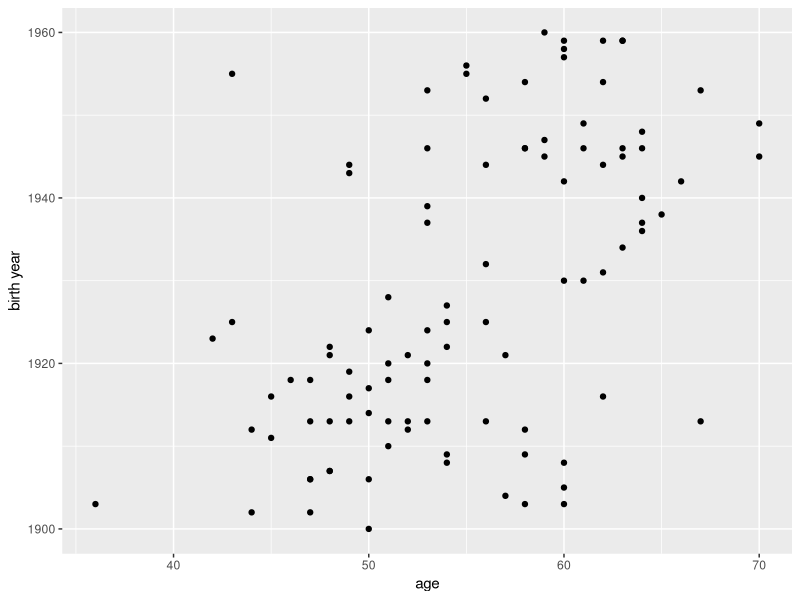
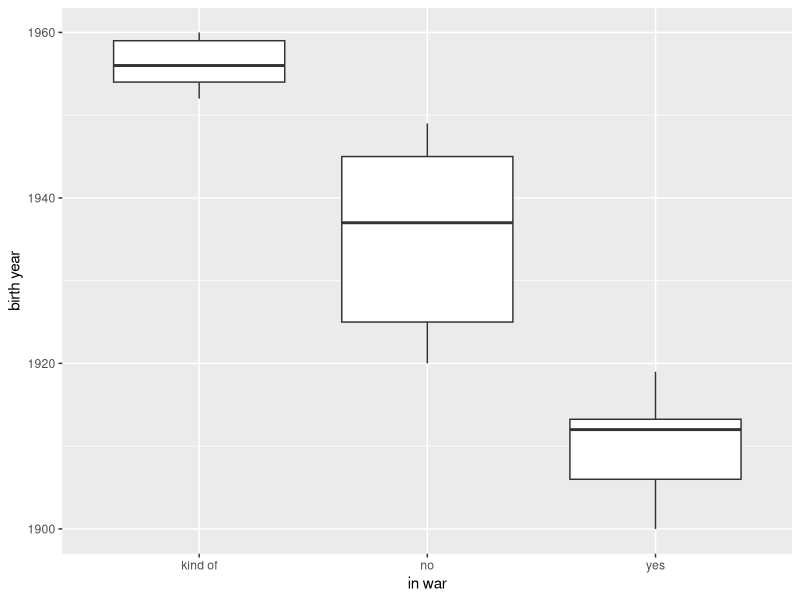
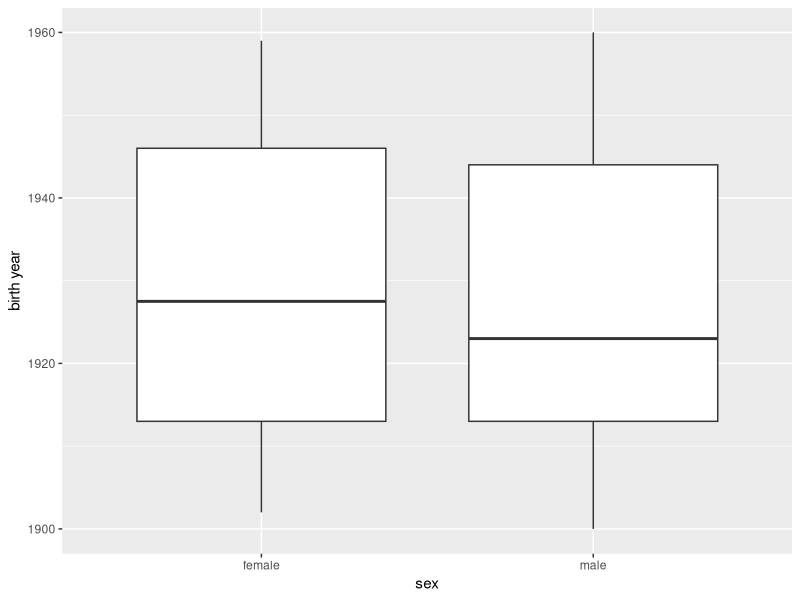

Reproduce these figures in R, in order. (Note: this script raises an error after producing the figures.)

library(tidyverse)
library(patchwork)

# generate fake dataset, which different types of explanatory variable data types: categorical and numerics
df = tibble(`birth year` = runif(100, min = 1900, max = 1960) %>% round()) %>% 
  mutate(age = if_else(`birth year` < 1930, 
                       rnorm(100, 50, 5) %>% round(), 
                       rnorm(100, 60, 5) %>% round()),
         `in war` = case_when(`birth year` < 1920 ~ "yes",
                              `birth year` > 1950 ~ "kind of",
                              TRUE ~ "no"),
         sex = sample(c("male", "female"), 100, replace = TRUE)
  )



df %>% 
  ggplot(aes(y = `birth year`, x = age)) + 
  geom_point()
         
df %>% 
  ggplot(aes(y = `birth year`, x = `in war`)) + 
  geom_boxplot()

df %>% 
  ggplot(aes(y = `birth year`, x = sex)) + 
  geom_boxplot()

write.csv(df, file = 'fake data.csv', row.names = F)

df = read.csv('fake data.csv')
df
is.numeric(df$age)


ggplot(df, aes(group = sex, x = in.war, fill = sex)) + 
  geom_bar(position = position_dodge2(preserve = "single")) + 
  scale_fill_brewer(palette = 1, type = 'qual')

ggplot(df, aes(x = in.war, y = age, fill = "gray")) + 
  geom_boxplot() + 
  scale_fill_brewer(palette = 3, type = 'qual')


# p1 <- ggplot(mtcars) + geom_point(aes(mpg, disp))
# p2 <- ggplot(mtcars) + geom_boxplot(aes(gear, disp, group = gear))
# p3 <- ggplot(mtcars) + geom_bar(aes(gear)) + facet_wrap(~cyl)
# p4 <- ggplot(mtcars) + geom_bar(aes(carb))
# p5 <- ggplot(mtcars) + geom_violin(aes(cyl, mpg, group = cyl))
# 
# # Either add the plots as single arguments
# wrap_plots(p1, p2, p3, p4, p5)
# 
# # Or add them as a list...
# plots <- list(p1, p2, p3, p4, p5)
# wrap_plots(plots)
